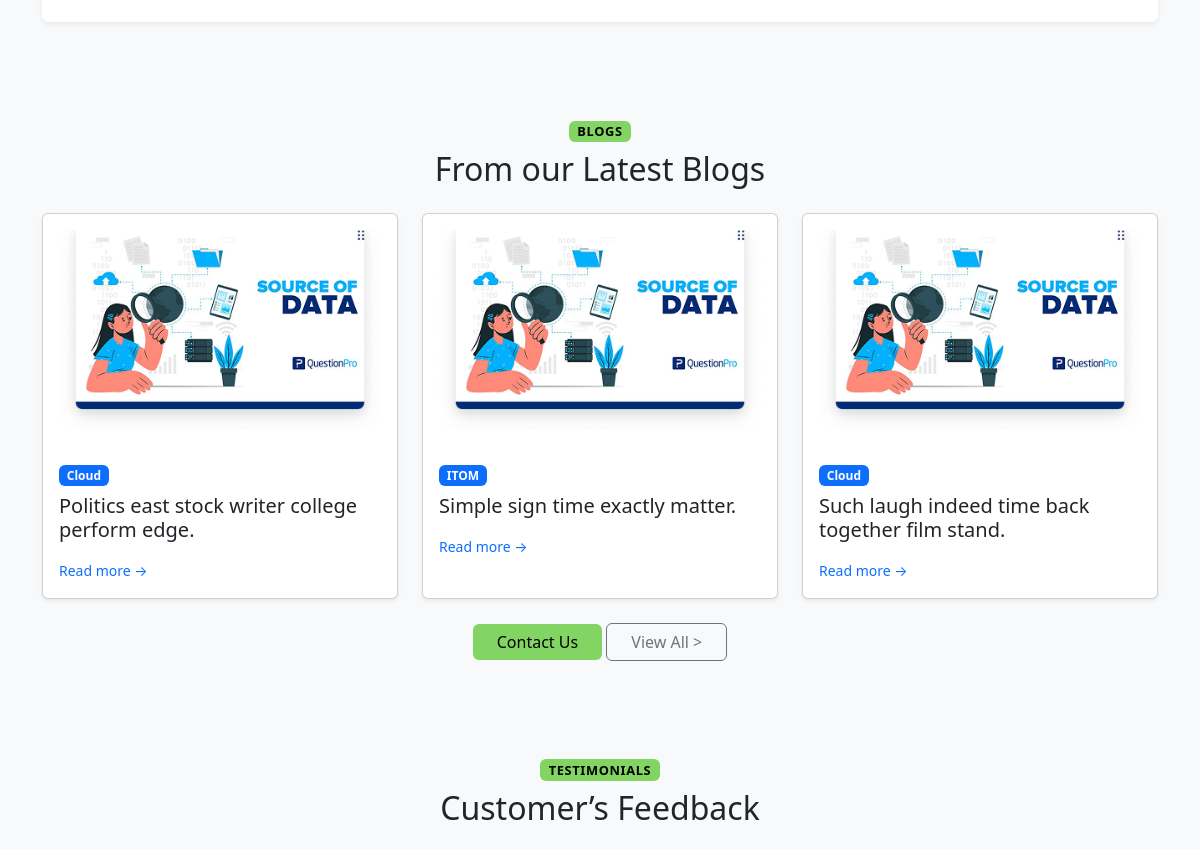
The app's page / (middle part), older data.
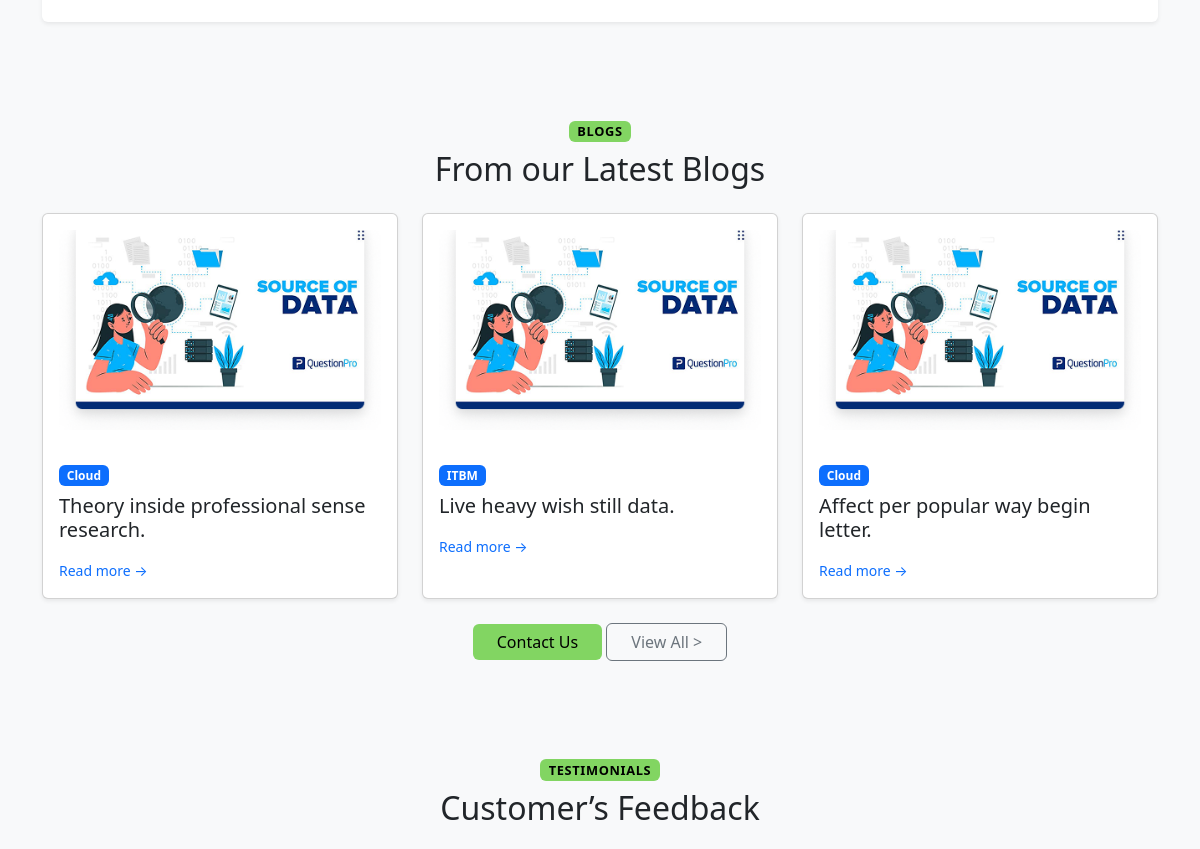
The same page, newer data.
### blog/models.py (models this page shows, shortened)
class Blog(models.Model):
    title = models.CharField(max_length=200)
    slug = models.SlugField(unique=True, blank=True)
    description = models.TextField()
    category    = models.ForeignKey(Category, related_name='blogs', on_delete=models.PROTECT)
    content = models.TextField()
    created_at = models.DateTimeField(auto_now_add=True)
    updated_at  = models.DateTimeField(auto_now=True)
    objectives = models.ManyToManyField(Objective, blank=True)
    products = models.ManyToManyField(Product, blank=True)
    levels = models.ManyToManyField(Level, blank=True)
    roles = models.ManyToManyField(Role, blank=True)
    skills = models.ManyToManyField(Skill, blank=True)
    image = models.ImageField(
        upload_to='blogs/',
        blank=True, null=True,
        default='images/placeholder.png'
    )
    class Meta:
        ordering = ['-updated_at']

class Category(models.Model):
    name = models.CharField(max_length=100, unique=True)

### core/views.py (the view)
# urls.py: path('', views.home_page, name='home'),
def home_page(request):
    return render(request, 'core/home.html', {
    'features': FEATURE_LIST,            # list of dicts with title, desc, image, link
    'latest_blogs': Blog.objects.all()[:3],
    'testimonials': Testimonial.objects.all(),
})

### core/templates/core/home.html (shortened to what this page needs)
{% extends "base.html" %}
{% load static %}
{% block content %}
<section id="features" class="py-5 bg-light">
  <div class="container">
    <div class="row gy-4">
      {% for feature in features %}
        <div class="col-12">
          <div class="card h-100 shadow-sm border-0">
            <div class="row g-0 align-items-center">
              {% if forloop.counter|divisibleby:"2" %}
                <div class="col-md-6 d-flex align-items-center justify-content-center p-4">
                  <img
                    src="{% static feature.image %}"
                    class="img-fluid"
                    alt="{{ feature.title }}"
                  />
                </div>
                <div class="col-md-6 p-4">
                  <h5>{{ feature.title }}</h5>
                  <p class="text-muted">{{ feature.description }}</p>
                  <a href="{{ feature.link }}" class="btn btn-outline-success btn-sm">
                    See more
                  </a>
                </div>
              {% else %}
                <div class="col-md-6 d-flex align-items-center justify-content-center p-4">
                </div>
              {% endif %}
            </div>
          </div>
        </div>
      {% endfor %}
    </div>
  </div>
</section>
<section id="blogs" class="py-5 bg-light">
  <div class="container text-center mb-4">
    <span class="badge bg-success badge-section">Blogs</span>
    <h2 class="mt-2">From our Latest Blogs</h2>
  </div>
  <div class="container">
    <div class="row gy-4">
      {% for blog in latest_blogs %}
      <div class="col-md-4">
        <div class="card h-100 shadow-sm">
           {% if blog.image %}
    <img
      src="{{ blog.image.url }}"
      class="card-img-top img-blog-thumb"
      alt="{{ blog.title }}"
    >
  {% else %}
    <img
      src="{% static 'images/placeholder.png' %}"
      class="card-img-top img-blog-thumb"
      alt="No image available"
    >
  {% endif %}
          <div class="card-body">
            <span class="badge bg-primary mb-2">{{ blog.category.name }}</span>
            <h5 class="card-title">{{ blog.title }}</h5>
            <a href="{% url 'blog:detail' blog.slug %}"
               class="stretched-link text-decoration-none small">
              Read more →
            </a>
          </div>
        </div>
      </div>
      {% endfor %}
    </div>
    <div class="text-center mt-4">
      <a href="{% url 'home' %}" class="btn btn-success px-4">Contact Us</a>
      <a href="{% url 'blog:list' %}" class="btn btn-outline-secondary px-4">View All &gt;</a>
    </div>
  </div>
</section>
<section id="testimonials" class="py-5 bg-light">
  <div class="container text-center mb-4">
    <span class="badge bg-success badge-section">Testimonials</span>
    <h2 class="mt-2">Customer’s Feedback</h2>
  </div>
</section>
{% endblock content %}

### templates/base.html (shortened to what this page needs)
{% load static %}
<!DOCTYPE html>
<html lang="en">
  <head>
    <link
      href="https://cdn.jsdelivr.net/npm/bootstrap@5.3.3/dist/css/bootstrap.min.css"
      rel="stylesheet"
    />
    <link
      rel="stylesheet"
      href="https://cdn.jsdelivr.net/npm/bootstrap-icons@1.10.5/font/bootstrap-icons.css"
    />
    <link
      rel="stylesheet"
      href="//cdnjs.cloudflare.com/ajax/libs/highlight.js/11.7.0/styles/github-dark.min.css"
    />
  </head>
  <body class="d-flex flex-column min-vh-100 bg-light">
    <main class="flex-grow-1">{% block content %}{% endblock %}</main>
  </body>
</html>

### core/templates/core/home.html (style rules this page uses)
.badge.bg-success,.btn.btn-success { background-color: #82d562 !important; color: #000; border: 0; }
.img-blog-thumb { width: calc(100% - 2rem); height: 200px; object-fit: cover; margin: 1rem; }

### templates/base.html (style rules this page uses)
.badge-section { font-size: 0.8rem; text-transform: uppercase; letter-spacing: 0.05em; }

Row changes from the older to the newer data that the page shows:
no longer on this page (row unchanged): Blog: image (placeholder picture), category.name "Cloud", title "Politics east stock writer college perform edge."
no longer on this page (row unchanged): Blog: image (placeholder picture), category.name "ITOM", title "Simple sign time exactly matter."
no longer on this page (row unchanged): Blog: image (placeholder picture), category.name "Cloud", title "Such laugh indeed time back together film stand."
added Blog: image (placeholder picture), category.name "Cloud", title "Theory inside professional sense research."
added Blog: image (placeholder picture), category.name "ITBM", title "Live heavy wish still data."
added Blog: image (placeholder picture), category.name "Cloud", title "Affect per popular way begin letter."
